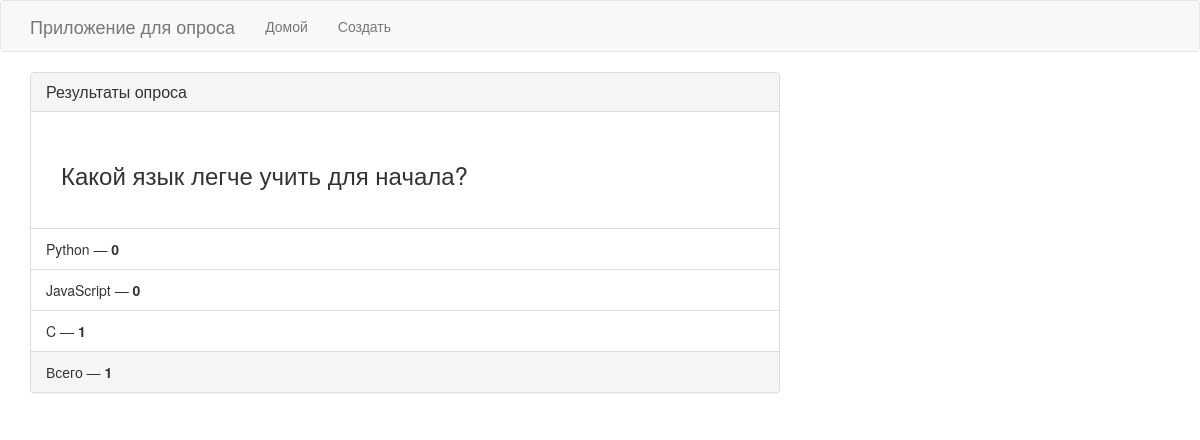
Page /results/3 on the committed database.
### poll/models.py (models this page shows)
class Poll(models.Model):
    question = models.TextField()
    date_published = models.DateTimeField(verbose_name = "Дата публикации", default = datetime.datetime.now())
    option_one = models.CharField(max_length=30)
    option_two = models.CharField(max_length=30)
    option_three = models.CharField(max_length=30)
    option_one_count= models.IntegerField(default=0)
    option_two_count= models.IntegerField(default=0)
    option_three_count= models.IntegerField(default=0)
    def total(self):
        return self.option_one_count + self.option_two_count + self.option_three_count

### poll/views.py (the view)
# urls.py: path('results/<poll_id>', poll_views.results, name='results'),
def results(request, poll_id):
    poll = Poll.objects.get(pk=poll_id)
    context = {
        'poll' : poll
    }
    return render(request, 'poll/results.html', context)

### poll/templates/poll/results.html (shortened to what this page needs)
{% extends "poll/base.html" %}
{% block main %}
<div class="row">
    <div class="col-lg-8 col-lg-offcet-2">
        <div class="panel panel-default">
            <div class="panel-heading">
                <h3 class="panel-title">Результаты опроса</h3>
            </div>
            <div class="panel-body">
                <h3 class="panel-body">{{ poll.question }}</h3>
            </div>
            <ul class="list-group">
                <li class="list-group-item">{{ poll.option_one }} &mdash; <strong>{{ poll.option_one_count }}</strong></li>
                <li class="list-group-item">{{ poll.option_two }} &mdash; <strong>{{ poll.option_two_count }}</strong></li>
                <li class="list-group-item">{{ poll.option_three }} &mdash; <strong>{{ poll.option_three_count}}</strong></li>
            </ul>
            <div class="panel-footer">
                Всего &mdash; <strong>{{ poll.total }}</strong>
            </div>
        </div>
    </div>
</div>
{% endblock %}

### rows in the picture
Poll: question "Какой язык легче учить для начала?", option_one "Python", option_one_count "0", option_two "JavaScript", option_two_count "0", option_three "C", option_three_count "1", total "1"
